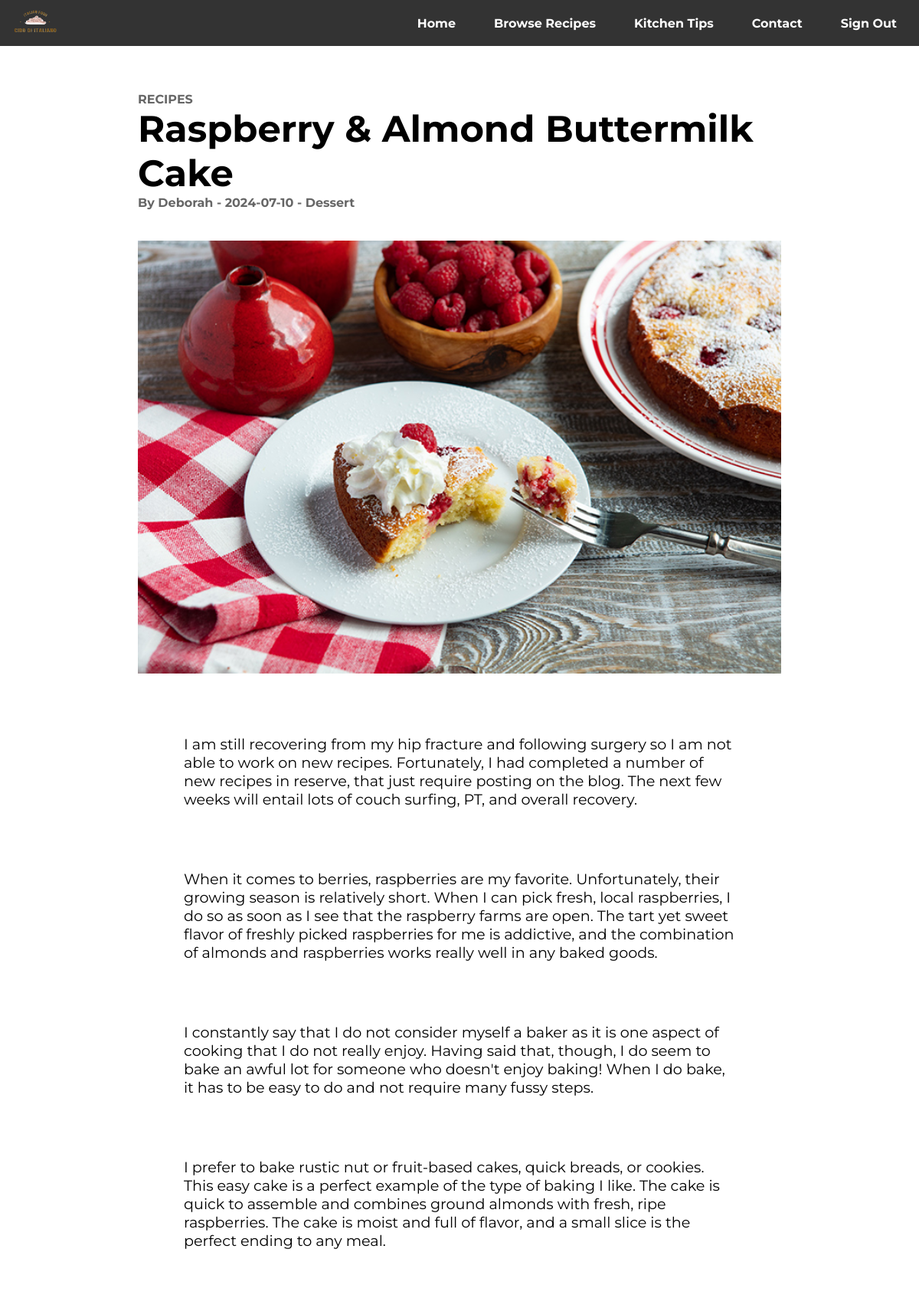
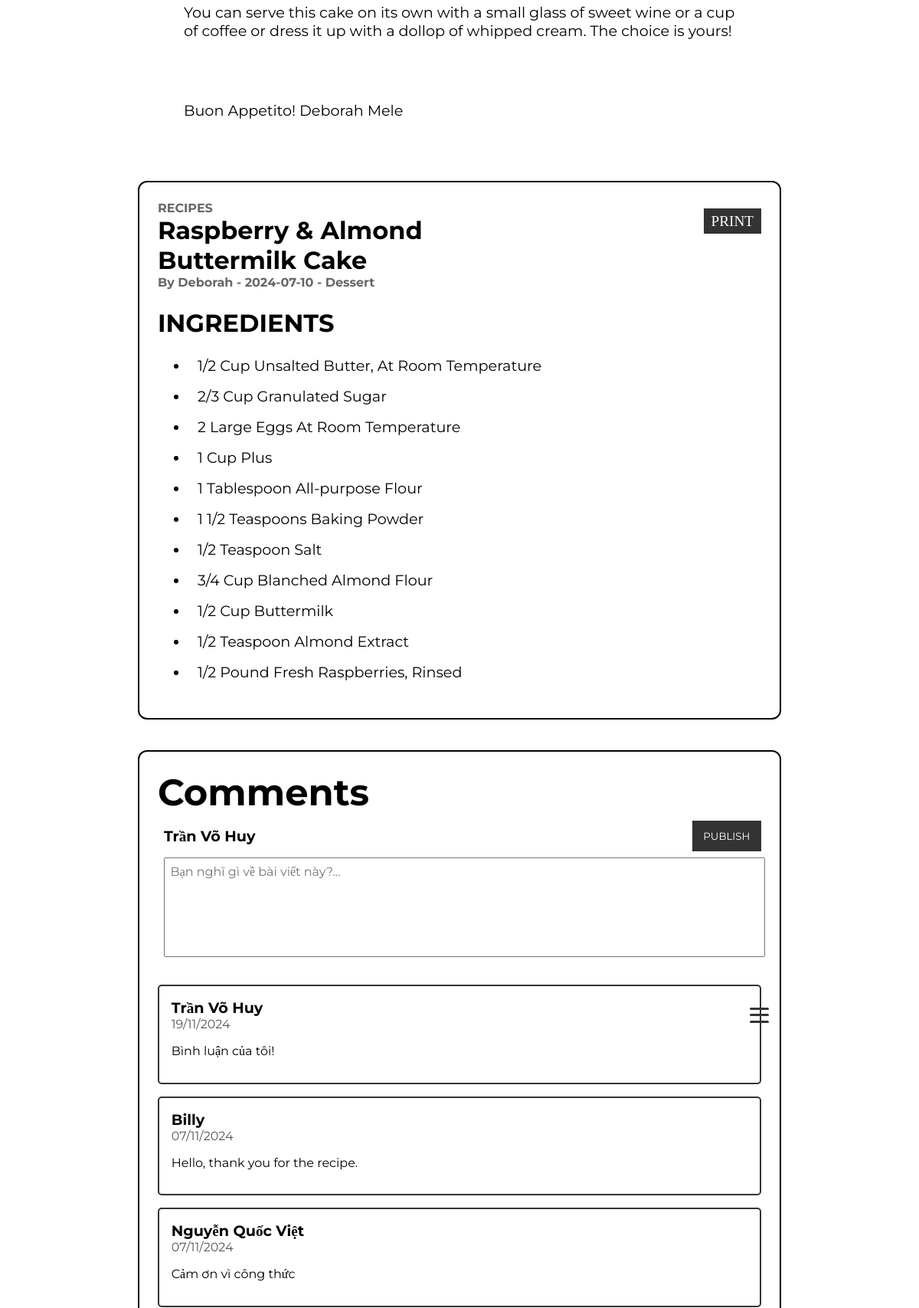
The page /DoAnWeb/post.php?ID=11 (signed in, upper part) on the database its author committed (2 pictures, top to bottom).
### tables this page shows
CREATE TABLE `foods` (
  `ID` int(11) NOT NULL,
  `NAME` varchar(255) NOT NULL,
  `AUTHOR` varchar(255) NOT NULL,
  `UPLOAD` date NOT NULL,
  `DESCRIPTION` text NOT NULL,
  `INGREDIENTS` text NOT NULL,
  `MAIN_IMAGE` text NOT NULL,
  `CATEGORY` varchar(255) NOT NULL
);

CREATE TABLE `comments` (
  `ID` int(11) NOT NULL,
  `USER_ID` int(11) NOT NULL,
  `POST_ID` int(11) NOT NULL,
  `COMMENT` text NOT NULL,
  `CREATED_TIME` timestamp NOT NULL DEFAULT current_timestamp() ON UPDATE current_timestamp()
);

CREATE TABLE `users` (
  `ID` int(11) NOT NULL,
  `NAME` varchar(255) NOT NULL,
  `USERNAME` varchar(255) NOT NULL,
  `PASSWORD` varchar(255) NOT NULL,
  `ROLE` enum('admin','user') NOT NULL DEFAULT 'user'
);

### DoAnWeb/post.php (the view, shortened to what this page needs)
<?php
include 'data.php';
$content = '';
if (isset($_GET['ID'])) {
    $id = intval($_GET['ID']);
    $sql = "SELECT * FROM foods WHERE ID = ?";
    $stmt = mysqli_prepare($conn, $sql);
    mysqli_stmt_bind_param($stmt, "i", $id);
    mysqli_stmt_execute($stmt);
    $result = mysqli_stmt_get_result($stmt);
    if ($result) {
        if ($row = mysqli_fetch_assoc($result)) {
            $content .= "<p class=\"mini-title\">RECIPES</p>";
            $content .= "<p class=\"title\">" . htmlspecialchars($row['NAME']) . "</p>";
            $content .= "<p class=\"subtitle\">By " . htmlspecialchars($row['AUTHOR']) . " - " . htmlspecialchars($row['UPLOAD']) . " - " . htmlspecialchars($row['CATEGORY']) . "</p>";
            $content .= "<img src=\"" . htmlspecialchars($row['MAIN_IMAGE']) . "\">";
            $content .= "<div style=\"height: 5vh;\"></div>";
            $descriptions = explode('|', $row['DESCRIPTION']);
            foreach ($descriptions as $description) {
                $content .= '<p class="content">' . htmlspecialchars(trim($description)) . '</p>';
            }
            $content .= "<div style=\"height: 5vh;\"></div>";
            $content .= "<div class=\"ingredients\">";
            $content .= "<div class=\"header\">";
            $content .= "<div class=\"left\">";
            $content .= "<p class=\"mini-title\">RECIPES</p>";
            $content .= "<p class=\"title\">" . htmlspecialchars($row['NAME']) . "</p>";
            $content .= "<p class=\"subtitle\">By " . htmlspecialchars($row['AUTHOR']) . " - " . htmlspecialchars($row['UPLOAD']) . " - " . htmlspecialchars($row['CATEGORY']) . "</p>";
            $content .= "</div>";
            $content .= "<div class=\"right\">";
            $content .= "<div class=\"overlay-button-black\"><a href=\"#\">PRINT</a></div>";
            $content .= "</div>";
            $content .= "</div>";
            $content .= "<p class=\"title\">INGREDIENTS</p>";
            $content .= "<ul>";
            $ingredients = explode('|', $row['INGREDIENTS']);
            foreach ($ingredients as $ingredient) {
                $content .= '<li class="content">' . htmlspecialchars(trim($ingredient)) . '</li>';
            }
            $content .= "</ul>";
            $content .= "</div>";
        } else {
            header('Location: not-found.php');
            exit();
        }
    } else {
        header('Location: not-found.php');
        exit();
    }
} else {
    header('Location: not-found.php');
    exit();
}
?>
<!DOCTYPE html>
<html lang="en">
<head>
    <link rel="stylesheet" href="styles/permanent.css">
    <link rel="stylesheet" href="styles/styles.css">
    <link rel="stylesheet" href="styles/post.css">
</head>
<body>
    <header>
        <div class="logo">
            <a href="index.php"><img src="images/logo-3.png"></a>
        </div>
        <nav class="nav-menu">
            <a href="index.php">Home</a>
            <a href="main-menu.php">Browse Recipes</a>
            <a href="tips.php">Kitchen Tips</a>
            <a href="contact.php">Contact</a>
            <?php if (isset($_SESSION['username'])): ?>
                <a href="sign-out.php">Sign Out</a>
            <?php else: ?>
                <a href="sign-in.php">Sign In</a>
            <?php endif; ?>
        </nav>
    </header>
    <div class="post">
        <?php echo $content;?>
        <div class="comments" id="comments">
                <p class="title">Comments</p>
                <form class="comment-form" method="POST">
                    <div class="comment-top">
                        <?php if (isset($_SESSION['name'])): ?>
                            <p class="comment-name"><?php echo htmlspecialchars($_SESSION['name']); ?></p>
                        <?php else: ?>
                            <p class="comment-name">Đăng nhập để bình luận</p>
                        <?php endif; ?>
                        <button class="comment-button" style="float: right;" type="submit" name="submit" formaction="#comments">PUBLISH</button>
                    </div>
                    <textarea class="comment-input" name="comment" placeholder="Bạn nghĩ gì về bài viết này?..."></textarea>
                </form>
                <?php
                    $post_id = intval($_GET['ID']);
                    $sql = "SELECT C.ID, C.COMMENT, C.CREATED_TIME, U.NAME, U.ID AS USER_ID FROM COMMENTS C JOIN USERS U ON C.USER_ID = U.ID WHERE C.POST_ID = ? ORDER BY C.CREATED_TIME DESC";
                    $stmt = $conn->prepare($sql);
                    $stmt->bind_param("i", $post_id);
                    $stmt->execute();
                    $result = $stmt->get_result();
                    while ($row = $result->fetch_assoc()) {
                        echo '<div class="comment">';
                        echo '    <div class="comment-top">';
                        echo '        <div>';
                        echo '            <p class="comment-name">' . htmlspecialchars($row['NAME']) . '</p>';
                        echo '            <p class="comment-date">' . date("d/m/Y", strtotime($row['CREATED_TIME'])) . '</p>';
                        echo '        </div>';
                        echo '        <div>';
                        if (isset($_SESSION['user_id'])) {
                            $currentUserId = $_SESSION['user_id'];
                            if ($row['USER_ID'] == $currentUserId) {
                                echo '            <div class="burger-menu">';
                                echo '                <span></span>';
                                echo '                <span></span>';
                                echo '                <span></span>';
                                echo '            </div>';
                            }
                        }
                        echo '        </div>';
                        echo '    </div>';
                        echo '    <p class="comment-post">' . htmlspecialchars($row['COMMENT']) . '</p>';
                        echo '</div>';
                    }
                    ?>
            </div>
    </div>
</body>
</html>

### DoAnWeb/styles/permanent.css (style rules this page uses)
header { background-color: #333333; padding: 10px; display: flex; align-items: center; justify-content: space-between; position: fixed; width: 100%; top: 0; left: 0; z-index: 1000; transition: top 0.3s; }
.logo img { width: 6vw; height: auto; margin: 0 auto; }
.nav-menu { display: flex; gap: 20px; margin-left: auto; margin-right: 2vw; }
.nav-menu a { color: white; text-decoration: none; font-weight: bold; padding: 10px 15px; position: relative; }
.nav-menu a::after { content: ''; position: absolute; left: 50%; bottom: 0; height: 2px; width: 0; background-color: white; transition: width 0.4s ease, left 0.4s ease; }

### DoAnWeb/styles/styles.css (style rules this page uses)
body { font-family: Montserrat; margin: 0; padding: 0; padding-bottom: 60px; height: 100vh; background-size: cover; background-position: center; background-repeat: no-repeat; display: flex; flex-direction: column; min-height: 100vh; overflow-x: hidden; }
.overlay-button-black a { font-family: fantasy; letter-spacing: normal; font-size: 1.2rem; color: white; text-decoration: none; padding: 6px 10px; background-color: #333333; transition: background-color 0.3s ease, color 0.3s ease; margin-top: 10px; cursor: pointer; }

### DoAnWeb/styles/post.css (style rules this page uses)
.post { width: 70vw; min-height: auto; margin-top: 10%; margin-left: 15%; margin-right: 15%; }
.post img { display: block; margin: 0 auto; margin-top: 5vh; width: 70vw; height: auto; }
.mini-title { font-weight: bold; margin: 0; color: #666666; }
.title { font-size: 3rem; font-weight: bold; margin: 0; }
.subtitle { font-weight: bold; margin: 0; color: #666666; }
.content { margin: 0; font-size: 1.2rem; padding: 5vh 5vw; }
.ingredients { border: 2px solid black; padding: 3vh; border-radius: 1vw; margin-bottom: 5vh; }
.ingredients .header { display: flex; flex-direction: row; justify-content: space-between; }
.ingredients .header .left { max-width: 35vw; }
.ingredients .header .left .title { margin-top: 0; }
.ingredients .header .right { margin-top: 2vh; }
.ingredients .title { font-size: 2rem; font-weight: bold; margin: 0; margin-top: 3vh; }
.ingredients .content { margin: 0; font-size: 1.2rem; padding: 1vh 1vw; }
.comments { border: 2px solid black; padding: 3vh; border-radius: 1vw; margin-bottom: 5vh; }
.comment { border: 2px solid #333333; border-radius: 5px; margin-top: 2vh; padding: 2%; }
.comment-form { padding: 1%; }
.comment-top { display: flex; flex-direction: row; justify-content: space-between; align-items: center; margin-bottom: 1vh; width: 65vw; }
.comment-name { font-weight: bold; font-size: 1.2rem; margin: 0; }
.comment-date { margin: 0; color: #555555; }
.comment-input { width: 64vw; height: 14vh; vertical-align: top; text-align: start; font-family: 'Montserrat', serif, ui-monospace; font-size: 1rem; resize: none; padding: 1%; }
.comment-button { border: none; background-color: #333333; color: white; font-family: 'Montserrat', serif, ui-monospace; width: 7.5vw; height: 5vh; }
.burger-menu { cursor: pointer; width: 25px; height: 20px; display: flex; flex-direction: column; justify-content: space-between; }
.burger-menu span { display: block; height: 3px; background: #333; border-radius: 3px; }

### rows shown on the page
foods: NAME "Raspberry & Almond Buttermilk Cake", AUTHOR "Deborah", UPLOAD "2024-07-10", CATEGORY "Dessert", DESCRIPTION "I am still recovering from my hip fracture and following surgery so I am not able to work on new recipes. Fortunately, I had completed a number of new recipes in reserve, that just require posting on the blog. The next few weeks will entail lots of couch surfing, PT, and overall recovery.", DESCRIPTION "When it comes to berries, raspberries are my favorite. Unfortunately, their growing season is relatively short. When I can pick fresh, local raspberries, I do so as soon as I see that the raspberry farms are open. The tart yet sweet flavor of freshly picked raspberries for me is addictive, and the combination of almonds and raspberries works really well in any baked goods.", DESCRIPTION "I constantly say that I do not consider myself a baker as it is one aspect of cooking that I do not really enjoy. Having said that, though, I do seem to bake an awful lot for someone who doesn't enjoy baking! When I do bake, it has to be easy to do and not require many fussy steps.", DESCRIPTION "I prefer to bake rustic nut or fruit-based cakes, quick breads, or cookies. This easy cake is a perfect example of the type of baking I like. The cake is quick to assemble and combines ground almonds with fresh, ripe raspberries. The cake is moist and full of flavor, and a small slice is the perfect ending to any meal.", DESCRIPTION "You can serve this cake on its own with a small glass of sweet wine or a cup of coffee or dress it up with a dollop of whipped cream. The choice is yours!", DESCRIPTION "Buon Appetito! Deborah Mele", INGREDIENTS "1/2 Cup Unsalted Butter, At Room Temperature", INGREDIENTS "2/3 Cup Granulated Sugar", INGREDIENTS "2 Large Eggs At Room Temperature", INGREDIENTS "1 Cup Plus", INGREDIENTS "1 Tablespoon All-purpose Flour", INGREDIENTS "1 1/2 Teaspoons Baking Powder", INGREDIENTS "1/2 Teaspoon Salt", INGREDIENTS "3/4 Cup Blanched Almond Flour", INGREDIENTS "1/2 Cup Buttermilk", INGREDIENTS "1/2 Teaspoon Almond Extract", INGREDIENTS "1/2 Pound Fresh Raspberries, Rinsed"
comments: USER_ID.NAME "Trần Võ Huy", CREATED_TIME "19/11/2024", COMMENT "Bình luận của tôi!"
comments: USER_ID.NAME "Billy", CREATED_TIME "07/11/2024", COMMENT "Hello, thank you for the recipe."
comments: USER_ID.NAME "Nguyễn Quốc Việt", CREATED_TIME "07/11/2024", COMMENT "Cảm ơn vì công thức"

### other values the page prints
$_SESSION['name'] "Trần Võ Huy"
